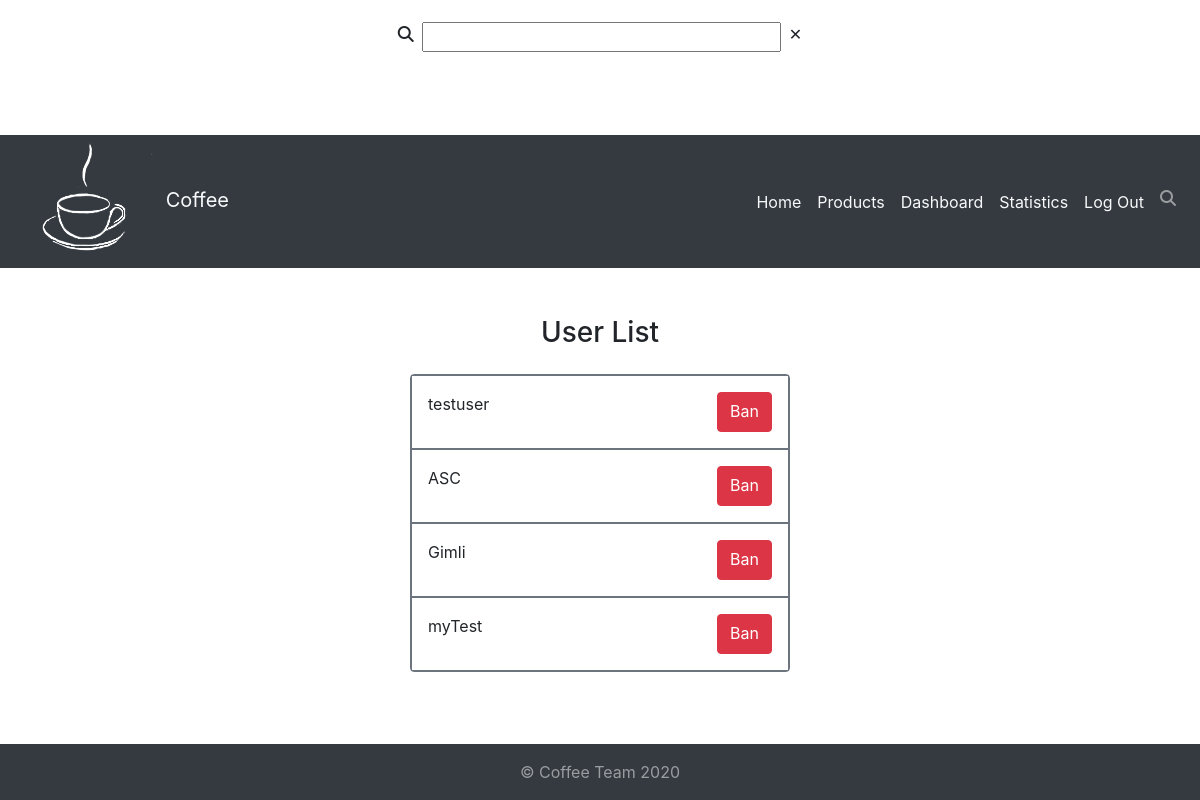
/sessions/admin/crud/users/ban_unban_choose.php?ban (signed in), run on the app's committed database.
### tables this page shows
CREATE TABLE `user` (
  `id` int(11) NOT NULL,
  `name` varchar(255) NOT NULL,
  `email` varchar(255) NOT NULL,
  `password` varchar(255) NOT NULL,
  `status` tinyint(1) DEFAULT 1,
  `role` enum('user','admin') NOT NULL DEFAULT 'user'
);

### services/main.php (called while the page is built, shortened)
<?php
    $myPath = "http://127.0.0.1/Full%20Stack%20Project/fs01-project5-common/alex1/";
?>

### sessions/admin/crud/users/ban_unban_choose.php (the view, shortened to what this page needs)
<?php
    include "../../../../services/main.php";
    if (isset($_GET["ban"])) {
        $action = "ban";
        $color = "danger";
    } elseif (isset($_GET["unban"])) {
        $action = "unban";
        $color = "success";
    }
?>
<!DOCTYPE html>
<html lang="de">
<head>
    <?php include "../../../../view/head.php"; ?>
</head>
<body class="d-flex flex-column justify-content-between min-vh-100">
    <div>
        <?php include "../../../../view/navbar.php"; ?>
        <main class="container my-5">
<?php
    $sql = "select * from `user`";
    $result = $connection->query($sql);
    $table = [];
    if (empty($table)) {
?>
            <h5 class="myH5">There are no users to <?php echo $action; ?>.</h5>
<?php
    } else {
?>
            <h3 class="text-center mb-5 mb-md-4 myH3">User List</h3>
            <div class="row">
                <div class="col-sm-8 offset-sm-2 col-md-6 offset-md-3 col-lg-4 offset-lg-4 p-0 rounded border border-secondary">
<?php
    for ($i = 0; $i < count($table); $i++) {
        $class = "";
        if ($i == 0) {
            $class .= "firstCell ";
        }
        if ($i == count($table) - 1) {
            $class .= "lastCell";
        }
        echo '
                    <div class="d-flex justify-content-between p-3 border border-secondary ' . $class . '">
                        <p class="myP">' . $table[$i]["name"] . '</p>
                        <a href="ban_unban_confirm.php?' . $action . '&&id=' . $table[$i]["id"] . '" class="btn btn-' . $color . ' myP">' . ucwords($action) . '</a>
                    </div>
        ';
    }
?>
                </div>
            </div>
<?php
    }
?>
        </main>
    </div>
    <?php include "../../../../view/footer.php"; ?>
</body>
</html>

### view/head.php (shortened to what this page needs)
<link href="https://stackpath.bootstrapcdn.com/bootstrap/4.5.0/css/bootstrap.min.css" rel="stylesheet">
<link rel="stylesheet" type="text/css" href="<?php echo $myPath ?>css/style.css">

### view/navbar.php (shortened to what this page needs)
<div id="searchingForm">
	<div class="d-flex justify-content-center">
		<div class="d-flex pt-2">
			<i class="searchingSymbol fas fa-search mt-2 mr-3 mr-md-2"></i>
			<div>
				<form class="mb-0">
					<input id="searchInput" type="text" size="30" class="mt-1 myP">
				</form>
			</div>
			<span id="searchingCross" class="mt-1 ml-3 ml-md-2">&#10005;</span>
		</div>
	</div>
</div>
<nav id="navbar" class="navbar navbar-expand-lg navbar-dark bg-dark p-3 py-md-2 py-lg-1">
	<a class="navbar-brand p-0 text-light" href="<?php echo $myPath; ?>index.php">
		<img src="<?php echo $myPath; ?>img/logo_white.png" alt="logo">
		<span class="myP p-1">Coffee</span>
	</a>
	<div id="navbarNav" class="collapse navbar-collapse">
		<div class="navbar-nav ml-auto py-2 py-lg-0">
			<a class="nav-link text-light ml-3 ml-md-0 pt-4 pb-3 py-md-1 myP" href="<?php echo $myPath; ?>index.php">Home</a>
			<a class="nav-link text-light ml-3 ml-md-0 py-3 py-md-1 myP" href="<?php echo $myPath; ?>sessions/common/products.php">Products</a>
<?php
	if (isset($_SESSION["admin"])) {
?>
			<a class="nav-link text-light ml-3 ml-md-0 py-3 py-md-1 myP" href="<?php echo $myPath; ?>sessions/admin/dashboard.php">Dashboard</a>
			<a class="nav-link text-light ml-3 ml-md-0 py-3 py-md-1 myP" href="<?php echo $myPath; ?>sessions/admin/statistics.php">Statistics</a>
			<a class="nav-link text-light ml-3 ml-md-0 py-3 py-md-1 myP" href="<?php echo $myPath; ?>sessions/common/logout.php?logout">Log Out</a>
			<i id="searchingSymbol" class="searchingSymbol fas fa-search nav-link ml-3 ml-md-0 py-3 py-md-1"></i>
<?php
	}
?>
		</div>
	</div>
</nav>

### view/footer.php
<footer>
	<div id="footer" class="text-center bg-dark p-3">
		<a href="<?php echo $myPath; ?>" class="footerLink text-white-50 myP">&copy; Coffee Team 2020</a>
	</div>
</footer>

### data on the page
user: name "testuser"
user: name "ASC"
user: name "Gimli"
user: name "myTest"
